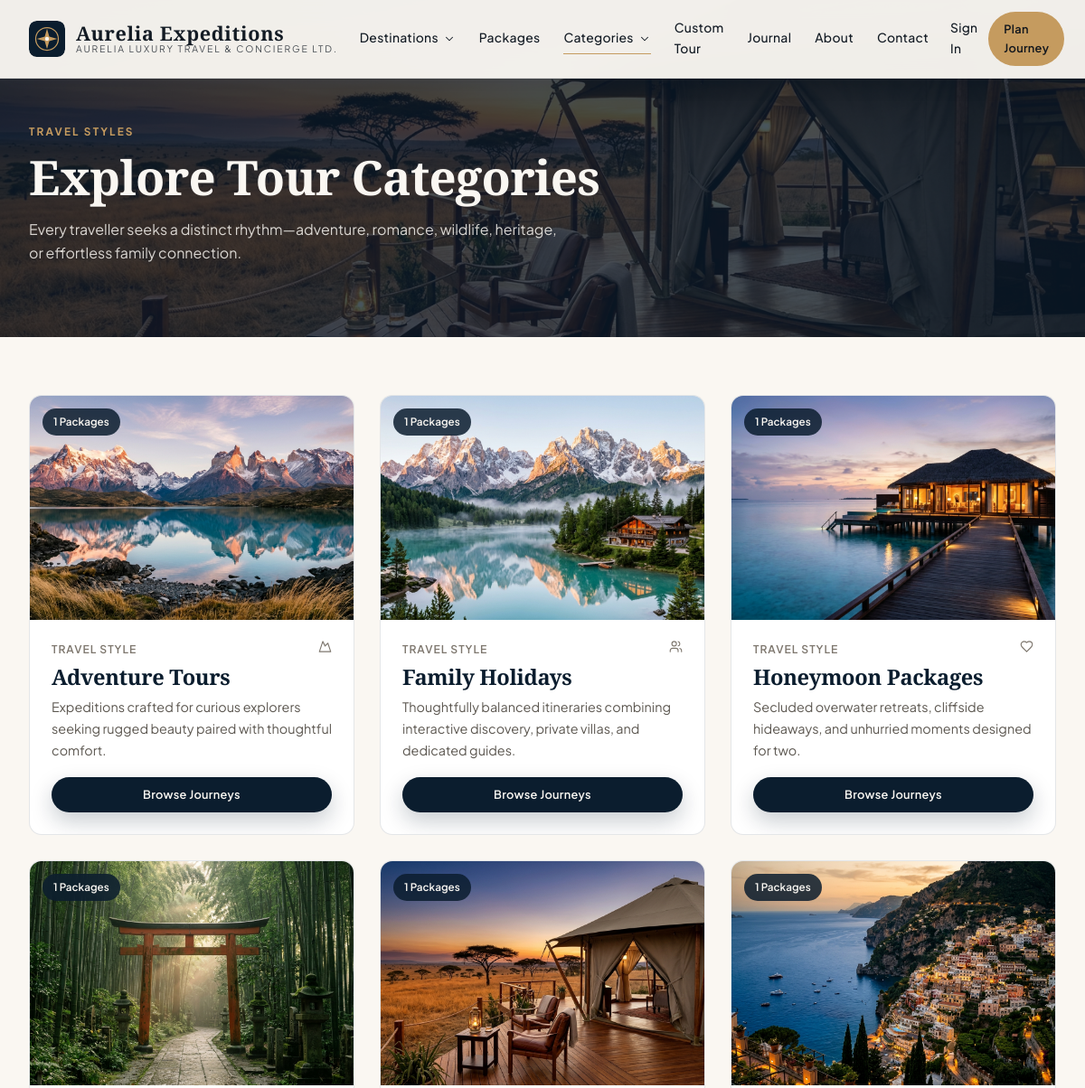
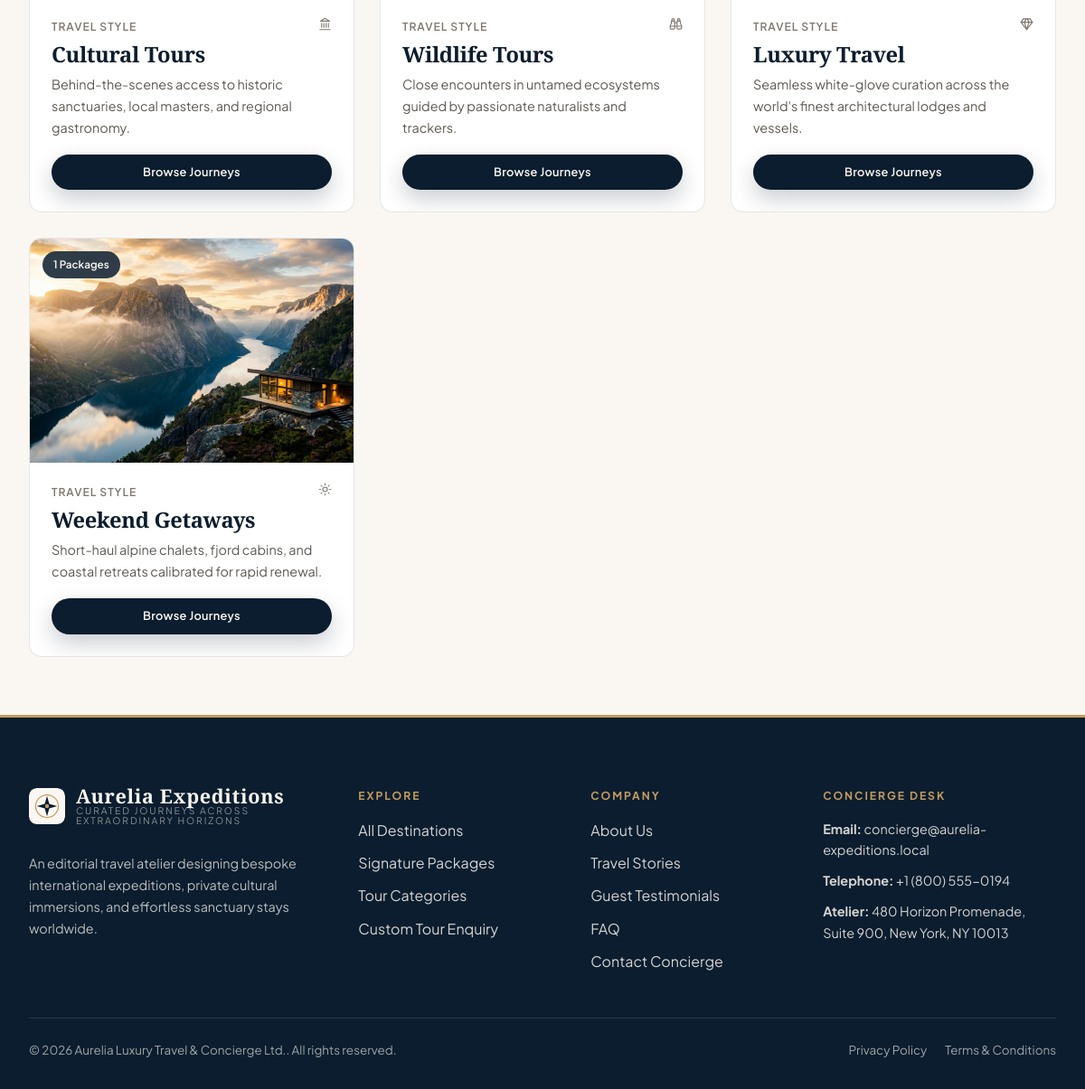
The page /categories on the database its author committed (2 pictures, top to bottom).
### tables this page shows
CREATE TABLE `website_menus` (
  `id` INT UNSIGNED NOT NULL AUTO_INCREMENT,
  `location` ENUM('header','footer_explore','footer_company','footer_legal') NOT NULL DEFAULT 'header',
  `parent_id` INT UNSIGNED NULL,
  `label` VARCHAR(80) NOT NULL,
  `url` VARCHAR(255) NOT NULL,
  `sort_order` INT NOT NULL DEFAULT 0,
  `is_active` TINYINT(1) NOT NULL DEFAULT 1,
  `open_new_tab` TINYINT(1) NOT NULL DEFAULT 0,
  `created_at` TIMESTAMP NOT NULL DEFAULT CURRENT_TIMESTAMP,
  `updated_at` TIMESTAMP NOT NULL DEFAULT CURRENT_TIMESTAMP ON UPDATE CURRENT_TIMESTAMP,
  PRIMARY KEY (`id`),
  CONSTRAINT `fk_menu_parent` FOREIGN KEY (`parent_id`) REFERENCES `website_menus` (`id`) ON DELETE CASCADE
);

CREATE TABLE `travel_categories` (
  `id` INT UNSIGNED NOT NULL AUTO_INCREMENT,
  `name` VARCHAR(100) NOT NULL,
  `slug` VARCHAR(120) NOT NULL,
  `tagline` VARCHAR(200) NULL,
  `description` TEXT NULL,
  `icon` VARCHAR(60) NOT NULL DEFAULT 'compass',
  `image` VARCHAR(255) NULL,
  `is_featured` TINYINT(1) NOT NULL DEFAULT 1,
  `is_active` TINYINT(1) NOT NULL DEFAULT 1,
  `sort_order` INT NOT NULL DEFAULT 0,
  `created_at` TIMESTAMP NOT NULL DEFAULT CURRENT_TIMESTAMP,
  `updated_at` TIMESTAMP NOT NULL DEFAULT CURRENT_TIMESTAMP ON UPDATE CURRENT_TIMESTAMP,
  `deleted_at` DATETIME NULL,
  PRIMARY KEY (`id`),
  UNIQUE KEY `uq_cat_slug` (`slug`)
);

### views/frontend/categories.php (the view)
<section class="page-hero">
    <img src="<?= e(upload_url('destinations/serengeti-safari.jpg')) ?>" alt="Tour Categories" class="page-hero-bg">
    <div class="container-editorial">
        <span class="section-eyebrow">Travel Styles</span>
        <h1>Explore Tour Categories</h1>
        <p style="max-width:600px;opacity:0.84;">Every traveller seeks a distinct rhythm—adventure, romance, wildlife, heritage, or effortless family connection.</p>
    </div>
</section>
<section class="section-pad-sm">
    <div class="container-editorial">
        <div class="packages-grid">
            <?php foreach ($categories as $cat): ?>
                <article class="pkg-card">
                    <div class="pkg-media">
                        <a href="<?= url('/category/' . $cat['slug']) ?>">
                            <img src="<?= e(upload_url($cat['image'])) ?>" alt="<?= e($cat['name']) ?>">
                        </a>
                        <span class="pkg-badge-top"><?= (int) $cat['package_count'] ?> Packages</span>
                    </div>
                    <div class="pkg-body">
                        <div class="pkg-meta-row"><span>Travel Style</span><span><?= svg_icon($cat['icon'] ?: 'compass', 15) ?></span></div>
                        <h3><a href="<?= url('/category/' . $cat['slug']) ?>"><?= e($cat['name']) ?></a></h3>
                        <p class="pkg-excerpt"><?= e($cat['description'] ?: $cat['tagline']) ?></p>
                        <a href="<?= url('/category/' . $cat['slug']) ?>" class="btn-brand btn-brand-primary btn-sm-pill">Browse Journeys</a>
                    </div>
                </article>
            <?php endforeach; ?>
        </div>
    </div>
</section>

### views/partials/icons.php (shortened to what the rows shown need)
<?php
function svg_icon(string $name, int $size = 18, string $class = ''): string
{
    $attrs = sprintf('width="%d" height="%d" viewBox="0 0 24 24" fill="none" stroke="currentColor" stroke-width="1.8" stroke-linecap="round" stroke-linejoin="round" class="icon-svg %s"', $size, $size, e($class));
    return "<svg {$attrs}>{$paths}</svg>";
}

### core/Router.php (shortened to what the rows shown need)
<?php
class Router
{
    private array $routes = [];
    public function addRoute(string $method, string $path, callable|array $handler, array $middleware = []): void
    {
        $normalized = '/' . trim($path, '/');
        if ($normalized !== '/') {
            $normalized = rtrim($normalized, '/');
        }
        $pattern = preg_replace('#\{([a-zA-Z_][a-zA-Z0-9_]*)\}#', '(?P<$1>[^/]+)', $normalized);
        $regex = '#^' . $pattern . '$#';
        $this->routes[] = [
            'method' => strtoupper($method),
            'path' => $normalized,
            'regex' => $regex,
            'handler' => $handler,
            'middleware' => $middleware,
        ];
    }
    public function dispatch(string $requestUri, string $requestMethod): void
    {
        $path = parse_url($requestUri, PHP_URL_PATH) ?? '/';
        $basePath = base_path();
        if ($basePath !== '' && str_starts_with($path, $basePath)) {
            $path = substr($path, strlen($basePath));
        }
        $path = '/' . trim($path, '/');
        if ($path !== '/') {
            $path = rtrim($path, '/');
        }
        $method = strtoupper($requestMethod);
        foreach ($this->routes as $route) {
            if ($route['method'] !== $method) {
                continue;
            }
            if (preg_match($route['regex'], $path, $matches)) {
                $params = [];
                $handler = $route['handler'];
                if (is_array($handler)) {
                    [$controllerClass, $action] = $handler;
                    $controller = new $controllerClass();
                    $controller->$action($params);
                    return;
                }
                return;
            }
        }
    }
}

### views/partials/frontend-header.php (shortened to what the rows shown need)
<?php
$cmsModel = new \App\Models\Cms();
$headerMenus = $cmsModel->menus('header');
$currentUser = \Core\Auth::user();
$isSolid = $isSolidHeader ?? false;
?>
<header class="site-header <?= $isSolid ? 'header-solid' : '' ?>">
    <div class="container-editorial header-inner">
        <a href="<?= url('/') ?>" class="brand-lockup" aria-label="<?= e(brand('website_name')) ?>">
            <img src="<?= e($isSolid ? brand_logo('primary') : brand_logo('light')) ?>" alt="<?= e(brand('website_name')) ?>">
            <div class="brand-wordmark">
                <strong><?= e(brand('website_name')) ?></strong>
                <span><?= e(brand('company_name')) ?></span>
            </div>
        </a>
        <nav class="nav-primary" aria-label="Main Navigation">
            <?php foreach ($headerMenus as $menu):
                $hasMega = in_array($menu['url'], ['/destinations', '/categories'], true);
            ?>
                <div class="nav-item">
                    <a href="<?= url($menu['url']) ?>" class="nav-link <?= is_active_nav($menu['url']) ?>">
                        <?= e($menu['label']) ?>
                        <?php if ($hasMega): ?>
                            <?= svg_icon('chevron-down', 14) ?>
                        <?php endif; ?>
                    </a>
                </div>
            <?php endforeach; ?>
        </nav>
        <div class="header-actions">
            <?php if ($currentUser): ?>
                <a href="<?= e(\Core\Auth::dashboardUrl($currentUser)) ?>" class="btn-brand btn-brand-accent btn-sm-pill">
                    My Portal
                </a>
            <?php else: ?>
                <a href="<?= url('/login') ?>" class="nav-link" style="font-size:0.86rem;">Sign In</a>
                <a href="<?= url('/custom-enquiry') ?>" class="btn-brand btn-brand-accent btn-sm-pill">Plan Journey</a>
            <?php endif; ?>
        </div>
    </div>
</header>

### views/partials/frontend-footer.php (shortened to what the rows shown need)
<?php
$cmsModel = new \App\Models\Cms();
$exploreLinks = $cmsModel->menus('footer_explore');
$companyLinks = $cmsModel->menus('footer_company');
$legalLinks = $cmsModel->menus('footer_legal');
?>
<footer class="site-footer">
    <div class="container-editorial">
        <div class="footer-grid">
            <div>
                <a href="<?= url('/') ?>" class="brand-lockup" style="margin-bottom:16px;">
                    <img src="<?= e(brand_logo('light')) ?>" alt="<?= e(brand('website_name')) ?>">
                    <div class="brand-wordmark">
                        <strong style="color:#FAF7F2;"><?= e(brand('website_name')) ?></strong>
                        <span style="color:rgba(250,247,242,0.7);"><?= e(brand('website_tagline')) ?></span>
                    </div>
                </a>
                <p style="font-size:0.9rem;color:rgba(250,247,242,0.74);max-width:340px;">
                    <?= e(brand('company_description')) ?>
                </p>
            </div>
            <div>
                <div class="footer-heading">Explore</div>
                <ul class="footer-links">
                    <?php foreach ($exploreLinks as $link): ?>
                        <li><a href="<?= url($link['url']) ?>"><?= e($link['label']) ?></a></li>
                    <?php endforeach; ?>
                </ul>
            </div>
            <div>
                <div class="footer-heading">Company</div>
                <ul class="footer-links">
                    <?php foreach ($companyLinks as $link): ?>
                        <li><a href="<?= url($link['url']) ?>"><?= e($link['label']) ?></a></li>
                    <?php endforeach; ?>
                </ul>
            </div>
            <div>
                <div class="footer-heading">Concierge Desk</div>
                <ul class="footer-links" style="font-size:0.9rem;">
                    <li><strong>Email:</strong> <a href="mailto:<?= e(brand('contact_email')) ?>"><?= e(brand('contact_email')) ?></a></li>
                    <li><strong>Telephone:</strong> <a href="tel:<?= e(brand('contact_number')) ?>"><?= e(brand('contact_number')) ?></a></li>
                    <li><strong>Atelier:</strong> <?= e(brand('company_address')) ?></li>
                </ul>
            </div>
        </div>
        <div class="footer-bottom">
            <div>&copy; <?= date('Y') ?> <?= e(brand('company_name')) ?>. All rights reserved.</div>
            <div style="display:flex;gap:20px;">
                <?php foreach ($legalLinks as $link): ?>
                    <a href="<?= url($link['url']) ?>"><?= e($link['label']) ?></a>
                <?php endforeach; ?>
            </div>
        </div>
    </div>
</footer>

### rows shown on the page
website_menus: label "Destinations"
website_menus: label "Packages"
website_menus: label "Categories"
website_menus: label "Custom Tour"
website_menus: label "Journal"
website_menus: label "About"
website_menus: label "Contact"
travel_categories: image (picture), package_count "1", name "Adventure Tours", description "Expeditions crafted for curious explorers seeking rugged beauty paired with thoughtful comfort."
travel_categories: image (picture), package_count "1", name "Family Holidays", description "Thoughtfully balanced itineraries combining interactive discovery, private villas, and dedicated guides."
travel_categories: image (picture), package_count "1", name "Honeymoon Packages", description "Secluded overwater retreats, cliffside hideaways, and unhurried moments designed for two."
travel_categories: image (picture), package_count "1", name "Cultural Tours", description "Behind-the-scenes access to historic sanctuaries, local masters, and regional gastronomy."
travel_categories: image (picture), package_count "1", name "Wildlife Tours", description "Close encounters in untamed ecosystems guided by passionate naturalists and trackers."
travel_categories: image (picture), package_count "1", name "Luxury Travel", description "Seamless white-glove curation across the world's finest architectural lodges and vessels."
travel_categories: image (picture), package_count "1", name "Weekend Getaways", description "Short-haul alpine chalets, fjord cabins, and coastal retreats calibrated for rapid renewal."
website_menus: label "All Destinations"
website_menus: label "Signature Packages"
website_menus: label "Tour Categories"
website_menus: label "Custom Tour Enquiry"
website_menus: label "About Us"
website_menus: label "Travel Stories"
website_menus: label "Guest Testimonials"
website_menus: label "FAQ"
website_menus: label "Contact Concierge"
website_menus: label "Privacy Policy"
website_menus: label "Terms & Conditions"
